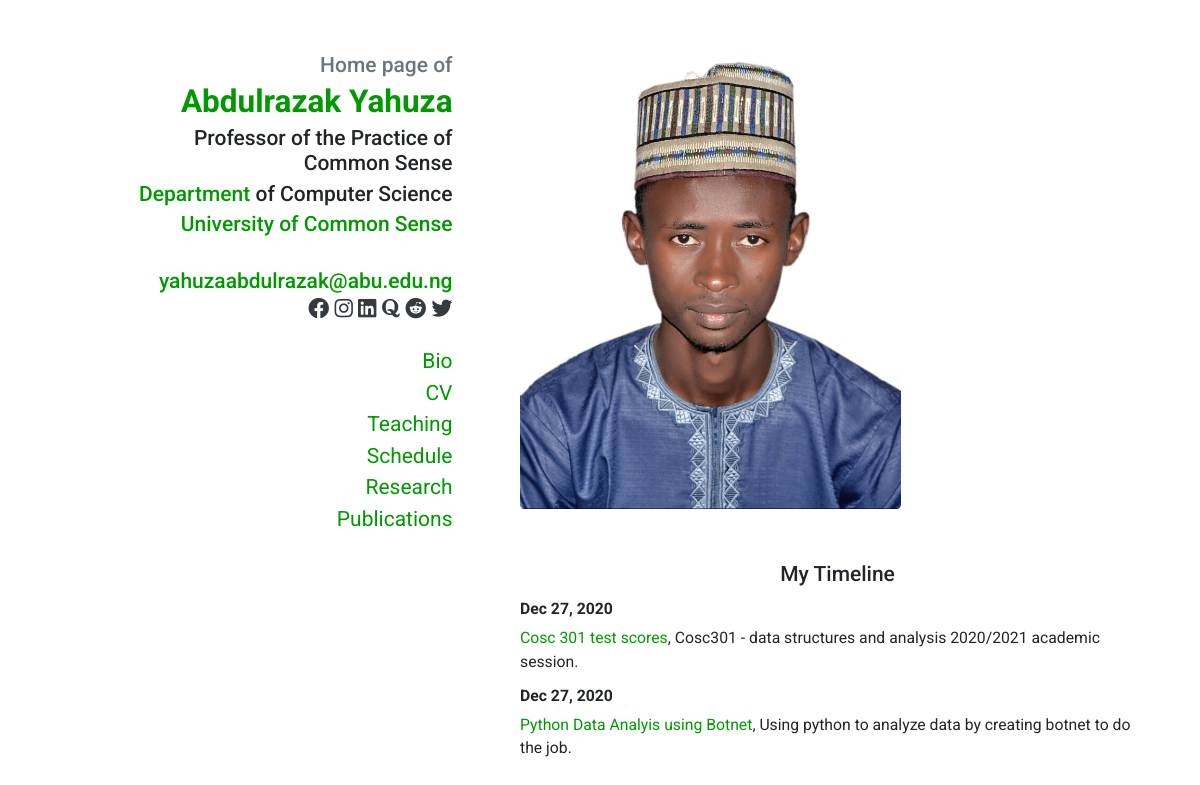
/s/abdullyahuza/, run on the app's committed database.
### tables this page shows
CREATE TABLE `staff_details` (
  `id` int(11) NOT NULL,
  `user_id` int(11) NOT NULL,
  `title` varchar(20) DEFAULT NULL,
  `firstName` varchar(20) DEFAULT NULL,
  `middleName` varchar(20) DEFAULT NULL,
  `lastName` varchar(20) DEFAULT NULL,
  `email` varchar(50) DEFAULT NULL,
  `gsm` varchar(13) DEFAULT NULL,
  `department` varchar(50) DEFAULT NULL,
  `taking` varchar(50) DEFAULT NULL,
  `field` varchar(100) DEFAULT NULL,
  `bio` text DEFAULT NULL,
  `teaching` text DEFAULT NULL,
  `schedule` text DEFAULT NULL,
  `research` text DEFAULT NULL,
  `publications` text DEFAULT NULL,
  `img` varchar(20) DEFAULT NULL
);

CREATE TABLE `users` (
  `id` int(11) NOT NULL,
  `username` varchar(20) NOT NULL,
  `email` varchar(60) NOT NULL,
  `title` varchar(5) NOT NULL,
  `gsm` varchar(13) NOT NULL,
  `password` varchar(64) NOT NULL,
  `name` varchar(50) NOT NULL,
  `joined` datetime NOT NULL,
  `group` int(11) NOT NULL,
  `role` varchar(10) NOT NULL,
  `img` varchar(50) DEFAULT NULL
);

CREATE TABLE `wall` (
  `id` int(11) NOT NULL,
  `user_id` int(11) NOT NULL,
  `date` varchar(20) NOT NULL,
  `link` varchar(100) NOT NULL,
  `title` varchar(500) NOT NULL,
  `description` varchar(500) NOT NULL
);

### core/classes/Input.php (called while the page is built, shortened)
<?php
class Input {
    public static function get($item) {
        if (isset($_POST[$item])) {
            return $_POST[$item];
        } else if (isset($_GET[$item])) {
            return $_GET[$item];
        }
        return '';
    }
}

### core/classes/Config.php (called while the page is built)
<?php
class Config {
    public static function get($path = null) {
        if($path) {
            $config = $GLOBALS['config'];
            $path = explode('/', $path);
            foreach ($path as $bit) {
                if (isset($config[$bit])) {
                    $config = $config[$bit];
                }
            }
            return $config;
        }
        return false;
    }
}

### core/classes/DB.php (called while the page is built, shortened)
<?php
class DB {
    private static $_instance = null;
    private $_pdo,
            $_query,
            $_error = false,
            $_results,
            $_count = 0;
    private function __construct() {
        try {
            $this->_pdo = new PDO('mysql:host=' .Config::get('mysql/host'). ';dbname=' .Config::get('mysql/db'), Config::get('mysql/username'), Config::get('mysql/password'));
        } catch(PDOException $e) {
            die($e.getMessage());
        }
    }
    public static function getInstance() {
        if(!isset(self::$_instance)) {
            self::$_instance = new DB();
        }
        return self::$_instance;
    }
    public function query($sql, $params = array()) {
        $this->_error = false;
        if($this->_query = $this->_pdo->prepare($sql)) {
            $x = 1;
            if(count($params)) {
                foreach ($params as $param) {
                    $this->_query->bindValue($x, $param);
                    $x++;
                }
            }
            if($this->_query->execute()) {
                $this->_results = $this->_query->fetchAll(PDO::FETCH_OBJ);
                $this->_count = $this->_query->rowCount();
            } else {
                $this->_error = true;
            }
        }
        return $this;
    }
    public function action($action, $table, $where = array()) {
        if (count($where) === 3) {
            $operators = array('=','>','<','>=','<=');
            $field = $where[0];
            $operator = $where[1];
            $value = $where[2];
            if (in_array($operator, $operators)) {
                 $sql = "{$action} FROM {$table} WHERE {$field} {$operator} ?";
                 if (!$this->query($sql, array($value))->error()) {
                     return $this;
                 }
             }
        }
    }
    public function get($table, $where) {
        return $this->action('SELECT *', $table, $where);
    }
    public function results() {
        return $this->_results;
    }
    public function first() {
        return $this->results()[0];
    }
    public function error() {
        return $this->_error;
    }
    public function count() {
        return $this->_count;
    }
}

### core/classes/User.php (called while the page is built, shortened)
<?php
    class User {
        private $_db,
                $_data,
                $_sessionName,
                $_cookieName,
                $_isLoggedIn;
        public function __construct($user=null) {
            $this->_db = DB::getInstance();
            $this->_sessionName = Config::get('session/session_name');
            if (!$user) {
                if (Session::exists($this->_sessionName)) {
                    $user = Session::get($this->_sessionName);
                    if ($this->find($user)) {
                        $this->_isLoggedIn = true;
                    } else {
                    }
                }
            } else {
                $this->find($user);
            }
        }
        public function find($user = null) {
            if ($user) {
                $field = (is_numeric($user)) ? 'id' : 'username';
                $data = $this->_db->get('users', array($field, '=', $user));
                if ($data->count()) {
                    $this->_data = $data->first();
                    return true;
                }
            }
            return false;
        }
        public function exists() {
            return (!empty($this->_data)) ? true : false;
        }
        public function data() {
            return $this->_data;
        }
    }
 ?>

### core/functions/sanitize.php (called while the page is built)
<?php
function escape($string){
    return htmlentities($string, ENT_QUOTES, 'UTF-8');
}

### staff/profile.php (the view, shortened to what this page needs)
<?php
$username = Input::get('s');
if (!$username) {
    Redirect::to(404);
} else {
    $user = new User($username);
    if (!$user->exists()) {
        Redirect::to('../error/');
    } else {
        $path = '../';
        $wholeUrl = "http://".$_SERVER['HTTP_HOST']."".$_SERVER['REQUEST_URI']."";
        if(substr($wholeUrl , -1)=='/'){
          $path = '../../';
        }
        $data = $user->data();
        $sData = DB::getInstance()->get('staff_details',array('user_id', '=', $data->id))->first();
    ?>
    <html lang="en-us">
    <head>
      <link href="<?php echo $path; ?>staff/styles.css" rel="stylesheet">
      <link href="<?php echo $path; ?>staff/all.css" rel="stylesheet">
      <link href="https://use.fontawesome.com/releases/v5.13.0/css/all.css" rel="stylesheet">
    </head>
    <body>
    </head>
    <body>
        <div class="container">
            <div class="row">
              <aside class="col-md-5">
                  <h2 class="mb-1 text-muted">Home page of <?php echo escape($sData->title); ?></h2>
                  <h1 class="mb-1"><a href="<?php echo $path ?>s/<?php echo escape($data->username); ?>"><?php echo escape($sData->firstName)." ".escape($sData->middleName)." ".escape($sData->lastName); ?></a></h1>
                  <h2 class="mb-1 pl-md-5"><?php echo escape($sData->field); ?></h2>
                  <h2 class="mb-1 pl-md-5"><a href="<?php echo $path ?>departments">Department</a> of <?php echo escape($sData->department); ?></h2>
                  <h3 class="mb-4"><a href="https://www.kadunapoly.edu.ng/">University of Common Sense</a></h3>
                  <h3 class="mb-0"><a href="mailto:<?php echo escape($sData->email); ?>"><?php echo escape($sData->email); ?></a></h3>
                  <p class="mb-0">
                      <a class="text-dark" href="https://www.facebook.com/<?php echo escape($data->username); ?>"><i class="fab fa-facebook"></i></a>
                      <a class="text-dark" href="https://www.instagram.com/<?php echo escape($data->username); ?>"><i class="fab fa-instagram"></i></a>
                      <a class="text-dark" href="https://www.linkedin.com/in/<?php echo escape($data->username); ?>"><i class="fab fa-linkedin"></i></a>
                      <a class="text-dark" href="https://www.quora.com/profile/<?php echo escape($data->username); ?>"><i class="fab fa-quora"></i></a>
                      <a class="text-dark" href="https://www.reddit.com/user/<?php echo escape($data->username); ?>"><i class="fab fa-reddit"></i></a>
                      <a class="text-dark" href="https://twitter.com/<?php echo escape($data->username); ?>"><i class="fab fa-twitter"></i></a>
                  </p>
                  <nav class="d-block mb-4 p-0 navbar navbar-expand-md navbar-light">
                      <div class="collapse navbar-collapse" id="navbar">
                          <ul class="flex-column ml-md-auto mt-3 nav">
                              <li class="nav-item">
                                  <a class="nav-link p-0" href="<?php echo $path ?>s/<?php echo escape($data->username); ?>/bio">Bio</a>
                              </li>
                              <li class="nav-item">
                                  <a class="nav-link p-0" href="<?php echo $path ?>s/<?php echo escape($data->username); ?>/cv">CV</a>
                              </li>
                              <li class="nav-item">
                                  <a class="nav-link p-0" href="<?php echo $path ?>s/<?php echo escape($data->username); ?>/teaching">Teaching</a>
                              </li>
                              <li class="nav-item">
                                  <a class="nav-link p-0" href="<?php echo $path ?>s/<?php echo escape($data->username); ?>/schedule">Schedule</a>
                              </li>
                              <li class="nav-item">
                                  <a class="nav-link p-0" href="<?php echo $path ?>s/<?php echo escape($data->username); ?>/research">Research</a>
                              </li>
                              <li class="nav-item">
                                  <a class="nav-link p-0" href="<?php echo $path ?>s/<?php echo escape($data->username); ?>/publications">Publications</a>
                              </li>
                          </ul>
                      </div>
                  </nav>
              </aside>
                <main class="col-md-7">
                    <p>
                        <a href="<?php echo $path ?>staff/pimg/<?php echo $data->img; ?>">
                            <img src="<?php echo $path ?>staff/pimg/<?php echo $data->img; ?>" alt="<?php echo escape($sData->firstName)." ".escape($sData->lastName); ?>" class="rounded-sm">
                        </a>
                    </p>
                    <br>
                    <h2 style="text-align: center;">My Timeline</h2>
                    <dl>
                      <?php
                      $wall = DB::getInstance()->get('wall', array('user_id', '=', $data->id))->results();
                        for ($i=0; $i < count($wall) ; $i++) {
                         echo "<dt>".$wall[$i]->date."</dt>";
                         echo "<dd><a href='{$path}staff/".$data->username."/files/".$wall[$i]->link."' target='blank'>".$wall[$i]->title."</a>, ".$wall[$i]->description."</dd>";
                        }
                       ?>
                    </dl>
                </main>
            </div>
        </div>
    <?php include 'includes/pages/staff_footer.php'; ?>
<?php
    }
}
?>

### staff/all.css (style rules this page uses)
.fa,.fab,.fad,.fal,.far,.fas { -moz-osx-font-smoothing:grayscale;-webkit-font-smoothing:antialiased;display:inline-block;font-style:normal;font-variant:normal;text-rendering:auto;line-height:1 }
.fa-facebook:before { content:"\f09a" }
.fa-instagram:before { content:"\f16d" }
.fa-linkedin:before { content:"\f08c" }
.fa-quora:before { content:"\f2c4" }
.fa-reddit:before { content:"\f1a1" }
.fa-twitter:before { content:"\f099" }
.fab { font-family:"Font Awesome 5 Brands" }
.fab,.far { font-weight:400 }

### data on the page
staff_details: firstName "Abdulrazak", lastName "Yahuza", field "Professor of the Practice of Common Sense", department "Computer Science", email "yahuzaabdulrazak@abu.edu.ng"
users: img (picture)
wall: date "Dec 27, 2020", title "Cosc 301 test scores", description "Cosc301 - data structures and analysis 2020/2021 academic session."
wall: date "Dec 27, 2020", title "Python Data Analyis using Botnet", description "Using python to analyze data by creating botnet to do the job."
